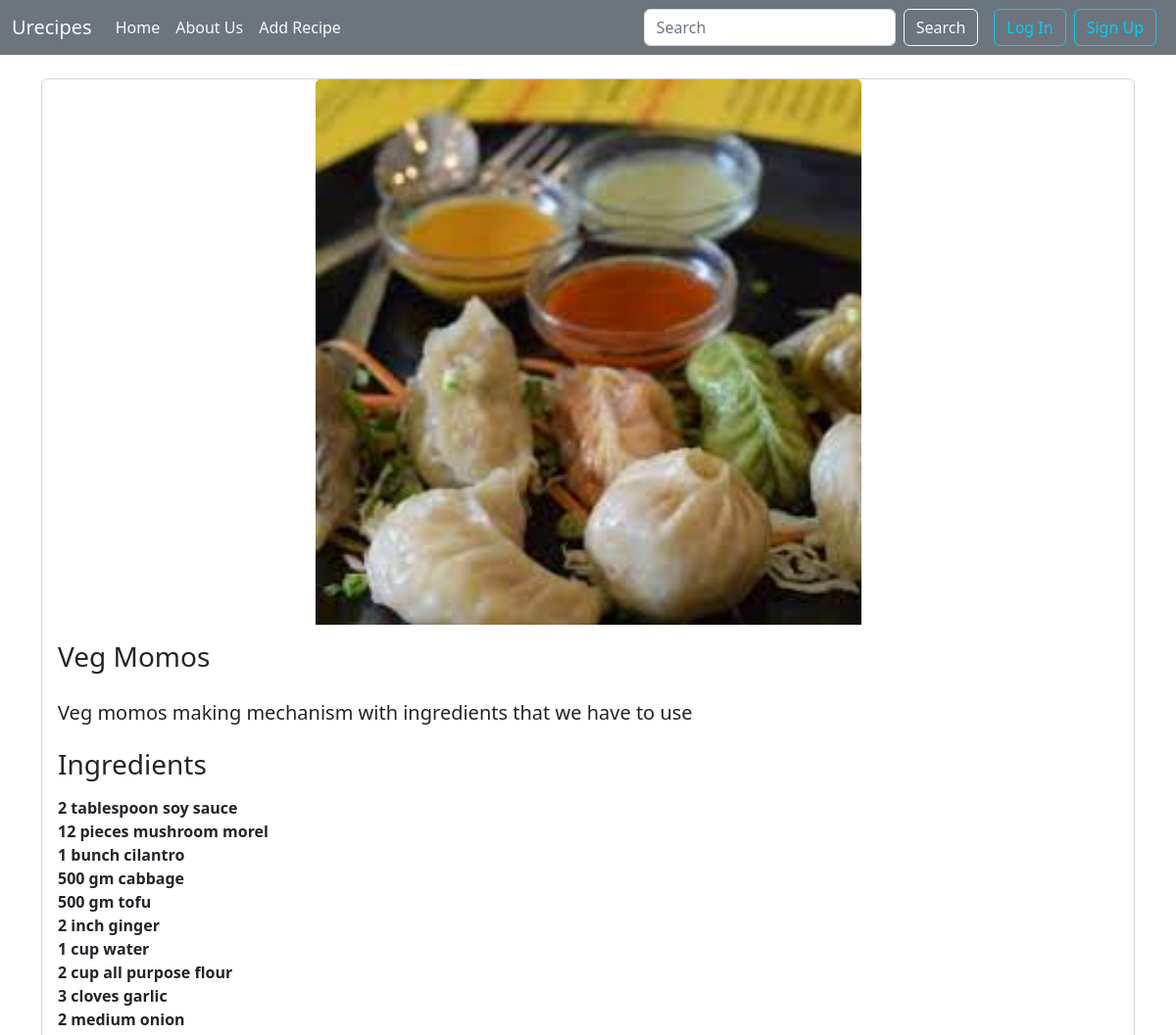
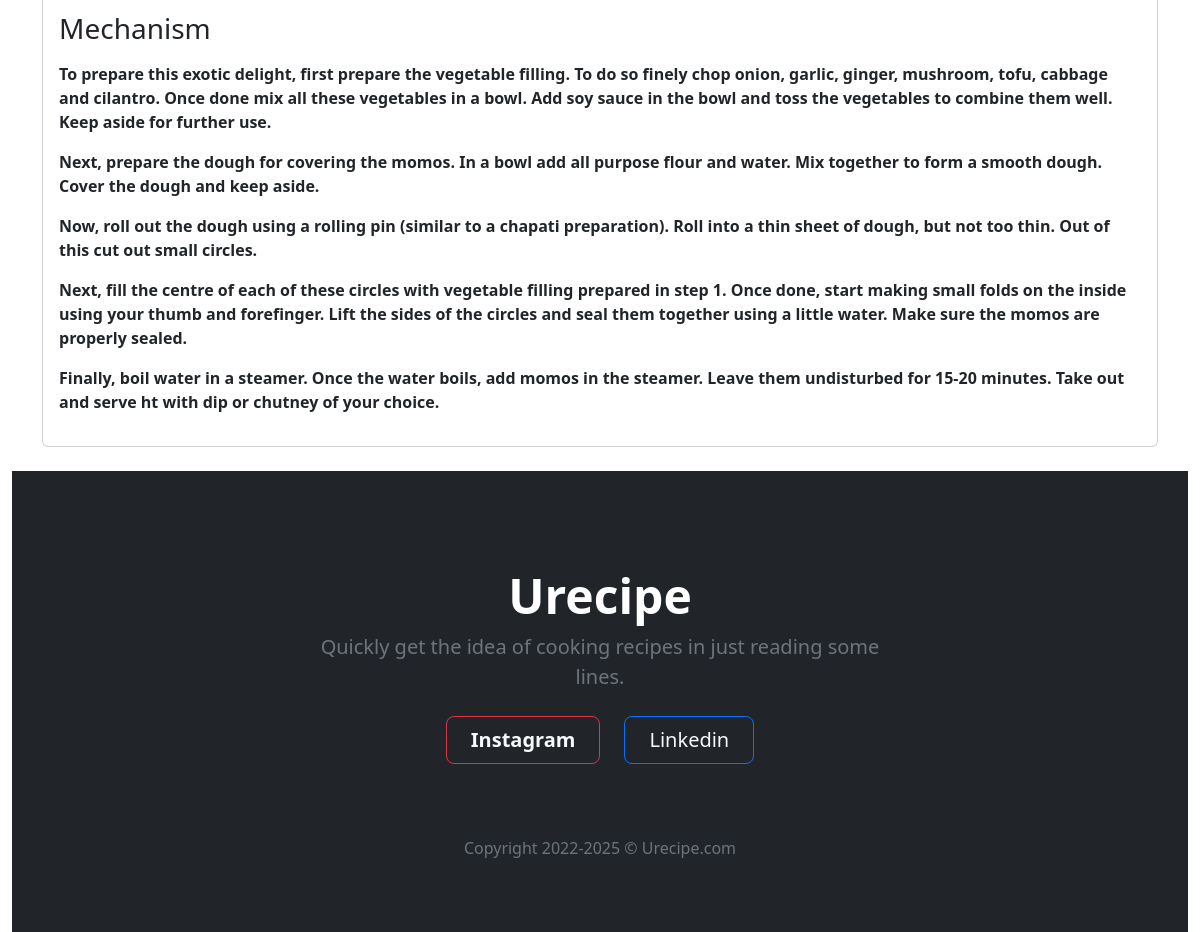
Page /2/ on the committed database (2 pictures, top to bottom).
### app/models.py (models this page shows, shortened)
class Urecipe(models.Model):
    recipe_image = models.ImageField(upload_to = "pics")
    recipe_name = models.CharField(max_length=100)
    recipe_desc = models.CharField(max_length=250)
    recipe_ingredients = models.TextField()
    recipe_steps = models.TextField()
    date_added = models.DateTimeField(auto_now_add=True)
    owner = models.ForeignKey(User,on_delete=models.CASCADE)

### app/views.py (the view)
# urls.py: path('<int:id>/', views.recipe, name='recipe'),
def recipe(request,id):
    name = Urecipe.objects.get(id=id)
    return render(request, 'app/recipe.html',{"recipe":name})

### app/templates/app/recipe.html (shortened to what this page needs)
{% extends "app/base.html"%}
{% block content %}
<div class="container my-4">
  <div class="card d-flex align-items-center">
    <img class="card-img-top" src="{{recipe.recipe_image.url}}" alt="Card image top" style="width: 50%;height: 50%;">
    <div class="card-body">
      <h3 class="card-title">{{recipe.recipe_name}}</h3><br>
      <h5 class="card-subtitle">{{recipe.recipe_desc}}</h5><br>
      <h3>Ingredients</h3>
      <p class="card-text"> <strong> {{recipe.recipe_ingredients|linebreaks}} </strong></p>
      <h3>Mechanism</h3>
      <p class="card-text"> <strong>{{recipe.recipe_steps|linebreaks}} </strong></p>
    </div>
  </div>
</div>
{% endblock content %}

### rows in the picture
Urecipe: recipe_image (picture), recipe_name "Veg Momos", recipe_desc "Veg momos making mechanism with ingredients that we have to use", recipe_ingredients "12 pieces mushroom morel 1 bunch cilantro 500 gm cabbage 500 gm tofu 2 inch ginger 1 cup water 2 cup all purpose flour 3 cloves garlic 2 medium onion", recipe_steps "Next, prepare the dough for covering the momos. In a bowl add all purpose flour and water. Mix together to form a smooth dough. Cover the dough and keep aside. Now, roll out the dough using a rolling pin (similar to a chapati preparation). Roll into a thin sheet of dough, but not too thin. Out of this cut out small circles. Next, fill the centre of each of these circles with vegetable filling prepared in step 1. Once done, start making small folds on the inside using your thumb and forefinger. Lift the sides of the circles and seal them together using a little water. Make sure the momos are properly sealed. Finally, boil water in a steamer. Once the water boils, add momos in the steamer.…"
